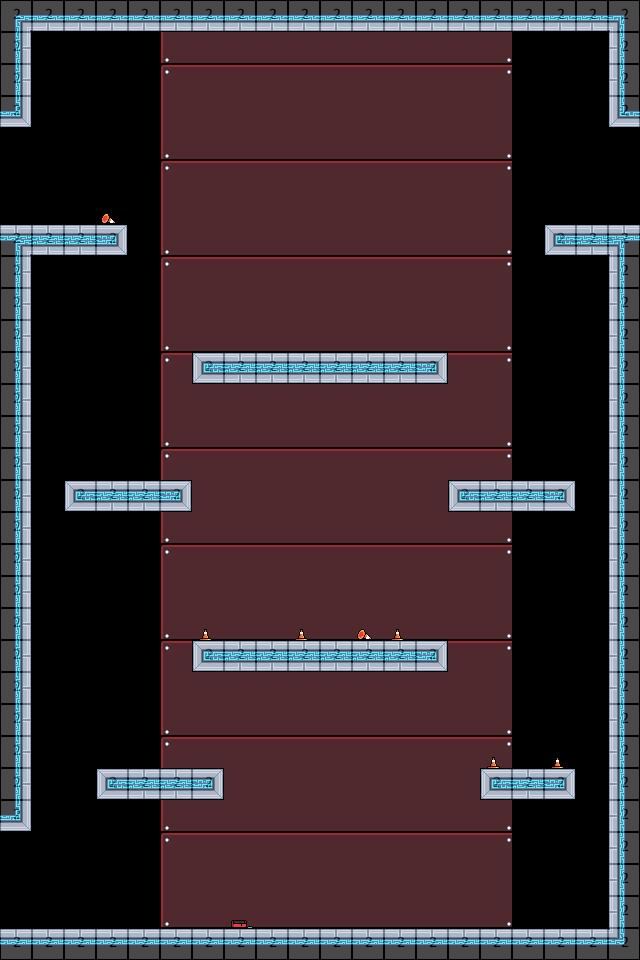

This game map was drawn from its Tiled (.tmx) file and the tilesets committed beside it. A one-line description and the full map source follow:
An orthogonal 20x30 tile map with 32x32 px tiles, 4 tile layers (bg, mg, fg, collision), 2 tilesets and 7 objects (Life Support - The Grid_Engineering - Co, Life Support - The Grid, Life Support - Generator_Engineering - C, Life Support - Generator, Engineering - Machine Shop_Engineering -, ...).

<map version="2017.05.26" orientation="orthogonal" renderorder="right-down" width="20" height="30" tilewidth="32" tileheight="32" nextobjectid="54">
 <tileset firstgid="1" name="32blocks" tilewidth="32" tileheight="32" tilecount="10" columns="10">
  <image source="32blocks.png" width="320" height="32" />
 </tileset>
 <tileset firstgid="11" name="shipTileset" tilewidth="32" tileheight="32" tilecount="323" columns="19">
  <image source="shipTileset.png" width="608" height="544" />
 </tileset>
 <layer name="bg" width="20" height="30">
  <data encoding="csv">
32,32,32,32,32,293,294,294,294,294,294,294,294,294,294,295,32,32,32,32,
32,32,32,32,32,312,313,313,313,313,313,313,313,313,313,314,32,32,32,32,
32,32,32,32,32,274,275,275,275,275,275,275,275,275,275,276,32,32,32,32,
32,32,32,32,32,293,294,294,294,294,294,294,294,294,294,295,32,32,32,32,
32,32,32,32,32,312,313,313,313,313,313,313,313,313,313,314,32,32,32,32,
32,32,32,32,32,274,275,275,275,275,275,275,275,275,275,276,32,32,32,32,
32,32,32,32,32,293,294,294,294,294,294,294,294,294,294,295,32,32,32,32,
32,32,32,32,32,312,313,313,313,313,313,313,313,313,313,314,32,32,32,32,
32,32,32,32,32,274,275,275,275,275,275,275,275,275,275,276,32,32,32,32,
32,32,32,32,32,293,294,294,294,294,294,294,294,294,294,295,32,32,32,32,
32,32,32,32,32,312,313,313,313,313,313,313,313,313,313,314,32,32,32,32,
32,32,32,32,32,274,275,275,275,275,275,275,275,275,275,276,32,32,32,32,
32,32,32,32,32,293,294,294,294,294,294,294,294,294,294,295,32,32,32,32,
32,32,32,32,32,312,313,313,313,313,313,313,313,313,313,314,32,32,32,32,
32,32,32,32,32,274,275,275,275,275,275,275,275,275,275,276,32,32,32,32,
32,32,32,32,32,293,294,294,294,294,294,294,294,294,294,295,32,32,32,32,
32,32,32,32,32,312,313,313,313,313,313,313,313,313,313,314,32,32,32,32,
32,32,32,32,32,274,275,275,275,275,275,275,275,275,275,276,32,32,32,32,
32,32,32,32,32,293,294,294,294,294,294,294,294,294,294,295,32,32,32,32,
32,32,32,32,32,312,313,313,313,313,313,313,313,313,313,314,32,32,32,32,
32,32,32,32,32,274,275,275,275,275,275,275,275,275,275,276,32,32,32,32,
32,32,32,32,32,293,294,294,294,294,294,294,294,294,294,295,32,32,32,32,
32,32,32,32,32,312,313,313,313,313,313,313,313,313,313,314,32,32,32,32,
32,32,32,32,32,274,275,275,275,275,275,275,275,275,275,276,32,32,32,32,
32,32,32,32,32,293,294,294,294,294,294,294,294,294,294,295,32,32,32,32,
32,32,32,32,32,312,313,313,313,313,313,313,313,313,313,314,32,32,32,32,
32,32,32,32,32,274,275,275,275,275,275,275,275,275,275,276,32,32,32,32,
32,32,32,32,32,293,294,294,294,294,294,294,294,294,294,295,32,32,32,32,
32,32,32,32,32,312,313,313,313,313,313,313,313,313,313,314,32,32,32,32,
32,32,32,32,32,32,32,32,32,32,32,32,32,32,32,32,32,32,32,32
</data>
 </layer>
 <layer name="mg" width="20" height="30">
  <data encoding="csv">
94,51,51,51,51,51,51,51,51,51,51,51,51,51,51,51,51,51,51,95,
33,0,0,0,0,0,0,0,0,0,0,0,0,0,0,0,0,0,0,31,
33,0,0,0,0,0,0,0,0,0,0,0,0,0,0,0,0,0,0,31,
52,0,0,0,0,0,0,0,0,0,0,0,0,0,0,0,0,0,0,50,
0,0,0,0,0,0,0,0,0,0,0,0,0,0,0,0,0,0,0,0,
0,0,0,0,0,0,0,0,0,0,0,0,0,0,0,0,0,0,0,0,
0,0,0,209,0,0,0,0,0,0,0,0,0,0,0,0,0,0,0,0,
13,70,70,89,0,0,0,0,0,0,0,0,0,0,0,0,0,87,70,13,
33,0,0,0,0,0,0,0,0,0,0,0,0,0,0,0,0,0,0,31,
33,0,0,0,0,0,0,0,0,0,0,0,0,0,0,0,0,0,0,31,
33,0,0,0,0,0,0,0,0,0,0,0,0,0,0,0,0,0,0,31,
33,0,0,0,0,0,87,70,70,70,70,70,70,89,0,0,0,0,0,31,
33,0,0,0,0,0,0,0,0,0,0,0,0,0,0,0,0,0,0,31,
33,0,0,0,0,0,0,0,0,0,0,0,0,0,0,0,0,0,0,31,
33,0,0,0,0,0,0,0,0,0,0,0,0,0,0,0,0,0,0,31,
33,0,87,70,70,89,0,0,0,0,0,0,0,0,87,70,70,89,0,31,
33,0,0,0,0,0,0,0,0,0,0,0,0,0,0,0,0,0,0,31,
33,0,0,0,0,0,0,0,0,0,0,0,0,0,0,0,0,0,0,31,
33,0,0,0,0,0,0,0,0,0,0,0,0,0,0,0,0,0,0,31,
33,0,0,0,0,0,223,0,0,223,0,209,223,0,0,0,0,0,0,31,
33,0,0,0,0,0,87,70,70,70,70,70,70,89,0,0,0,0,0,31,
33,0,0,0,0,0,0,0,0,0,0,0,0,0,0,0,0,0,0,31,
33,0,0,0,0,0,0,0,0,0,0,0,0,0,0,0,0,0,0,31,
33,0,0,0,0,0,0,0,0,0,0,0,0,0,0,223,0,223,0,31,
33,0,0,87,70,70,89,0,0,0,0,0,0,0,0,87,70,89,0,31,
52,0,0,0,0,0,0,0,0,0,0,0,0,0,0,0,0,0,0,31,
0,0,0,0,0,0,0,0,0,0,0,0,0,0,0,0,0,0,0,31,
0,0,0,0,0,0,0,0,0,0,0,0,0,0,0,0,0,0,0,31,
0,0,0,0,0,0,0,224,0,0,0,0,0,0,0,0,0,0,0,31,
13,13,13,13,13,13,13,13,13,13,13,13,13,13,13,13,13,13,13,114
</data>
 </layer>
 <layer name="fg" width="20" height="30">
  <data encoding="csv">
0,0,0,0,0,0,0,0,0,0,0,0,0,0,0,0,0,0,0,0,
0,0,0,0,0,0,0,0,0,0,0,0,0,0,0,0,0,0,0,0,
0,0,0,0,0,0,0,0,0,0,0,0,0,0,0,0,0,0,0,0,
0,0,0,0,0,0,0,0,0,0,0,0,0,0,0,0,0,0,0,0,
0,0,0,0,0,0,0,0,0,0,0,0,0,0,0,0,0,0,0,0,
0,0,0,0,0,0,0,0,0,0,0,0,0,0,0,0,0,0,0,0,
0,0,0,0,0,0,0,0,0,0,0,0,0,0,0,0,0,0,0,0,
96,0,0,0,0,0,0,0,0,0,0,0,0,0,0,0,0,0,0,97,
0,0,0,0,0,0,0,0,0,0,0,0,0,0,0,0,0,0,0,0,
0,0,0,0,0,0,0,0,0,0,0,0,0,0,0,0,0,0,0,0,
0,0,0,0,0,0,0,0,0,0,0,0,0,0,0,0,0,0,0,0,
0,0,0,0,0,0,0,0,0,0,0,0,0,0,0,0,0,0,0,0,
0,0,0,0,0,0,0,0,0,0,0,0,0,0,0,0,0,0,0,0,
0,0,0,0,0,0,0,0,0,0,0,0,0,0,0,0,0,0,0,0,
0,0,0,0,0,0,0,0,0,0,0,0,0,0,0,0,0,0,0,0,
0,0,0,0,0,0,0,0,0,0,0,0,0,0,0,0,0,0,0,0,
0,0,0,0,0,0,0,0,0,0,0,0,0,0,0,0,0,0,0,0,
0,0,0,0,0,0,0,0,0,0,0,0,0,0,0,0,0,0,0,0,
0,0,0,0,0,0,0,0,0,0,0,0,0,0,0,0,0,0,0,0,
0,0,0,0,0,0,0,0,0,0,0,0,0,0,0,0,0,0,0,0,
0,0,0,0,0,0,0,0,0,0,0,0,0,0,0,0,0,0,0,0,
0,0,0,0,0,0,0,0,0,0,0,0,0,0,0,0,0,0,0,0,
0,0,0,0,0,0,0,0,0,0,0,0,0,0,0,0,0,0,0,0,
0,0,0,0,0,0,0,0,0,0,0,0,0,0,0,0,0,0,0,0,
0,0,0,0,0,0,0,0,0,0,0,0,0,0,0,0,0,0,0,0,
0,0,0,0,0,0,0,0,0,0,0,0,0,0,0,0,0,0,0,0,
0,0,0,0,0,0,0,0,0,0,0,0,0,0,0,0,0,0,0,0,
0,0,0,0,0,0,0,0,0,0,0,0,0,0,0,0,0,0,0,0,
0,0,0,0,0,0,0,0,0,0,0,0,0,0,0,0,0,0,0,0,
0,0,0,0,0,0,0,0,0,0,0,0,0,0,0,0,0,0,0,0
</data>
 </layer>
 <layer name="collision" width="20" height="30" opacity="0.29">
  <data encoding="csv">
2,2,2,2,2,2,2,2,2,2,2,2,2,2,2,2,2,2,2,2,
2,0,0,0,0,0,0,0,0,0,0,0,0,0,0,0,0,0,0,2,
2,0,0,0,0,0,0,0,0,0,0,0,0,0,0,0,0,0,0,2,
2,0,0,0,0,0,0,0,0,0,0,0,0,0,0,0,0,0,0,2,
0,0,0,0,0,0,0,0,0,0,0,0,0,0,0,0,0,0,0,0,
0,0,0,0,0,0,0,0,0,0,0,0,0,0,0,0,0,0,0,0,
0,0,0,0,0,0,0,0,0,0,0,0,0,0,0,0,0,0,0,0,
2,2,2,2,0,0,0,0,0,0,0,0,0,0,0,0,0,2,2,2,
2,0,0,0,0,0,0,0,0,0,0,0,0,0,0,0,0,0,0,2,
2,0,0,0,0,0,0,0,0,0,0,0,0,0,0,0,0,0,0,2,
2,0,0,0,0,0,0,0,0,0,0,0,0,0,0,0,0,0,0,2,
2,0,0,0,0,0,2,2,2,2,2,2,2,2,0,0,0,0,0,2,
2,0,0,0,0,0,0,0,0,0,0,0,0,0,0,0,0,0,0,2,
2,0,0,0,0,0,0,0,0,0,0,0,0,0,0,0,0,0,0,2,
2,0,0,0,0,0,0,0,0,0,0,0,0,0,0,0,0,0,0,2,
2,0,2,2,2,2,0,0,0,0,0,0,0,0,2,2,2,2,0,2,
2,0,0,0,0,0,0,0,0,0,0,0,0,0,0,0,0,0,0,2,
2,0,0,0,0,0,0,0,0,0,0,0,0,0,0,0,0,0,0,2,
2,0,0,0,0,0,0,0,0,0,0,0,0,0,0,0,0,0,0,2,
2,0,0,0,0,0,0,0,0,0,0,0,0,0,0,0,0,0,0,2,
2,0,0,0,0,0,2,2,2,2,2,2,2,2,0,0,0,0,0,2,
2,0,0,0,0,0,0,0,0,0,0,0,0,0,0,0,0,0,0,2,
2,0,0,0,0,0,0,0,0,0,0,0,0,0,0,0,0,0,0,2,
2,0,0,0,0,0,0,0,0,0,0,0,0,0,0,0,0,0,0,2,
2,0,0,2,2,2,2,0,0,0,0,0,0,0,0,2,2,2,0,2,
2,0,0,0,0,0,0,0,0,0,0,0,0,0,0,0,0,0,0,2,
0,0,0,0,0,0,0,0,0,0,0,0,0,0,0,0,0,0,0,2,
0,0,0,0,0,0,0,0,0,0,0,0,0,0,0,0,0,0,0,2,
0,0,0,0,0,0,0,0,0,0,0,0,0,0,0,0,0,0,0,2,
2,2,2,2,2,2,2,2,2,2,2,2,2,2,2,2,2,2,2,2
</data>
 </layer>
 <objectgroup name="Object Layer 1">
  <object id="35" name="travel" type="Life Support - The Grid_Engineering - Column" x="12" y="142" width="11.3333" height="72" />
  <object id="36" name="d" type="Life Support - The Grid" x="44.6667" y="200" width="16" height="10" />
  <object id="48" name="travel" type="Life Support - Generator_Engineering - Column" x="6" y="836" width="14" height="90" />
  <object id="49" name="d" type="Life Support - Generator" x="40" y="903" width="10" height="13" />
  <object id="50" name="travel" type="Engineering - Machine Shop_Engineering - Column" x="618" y="133" width="16" height="88" />
  <object id="52" name="d" type="Engineering - Machine Shop" x="586" y="201" width="14" height="18" />
  <object id="53" name="enemy" type="porter" x="329" y="269" width="13" height="16" />
 </objectgroup>
</map>
